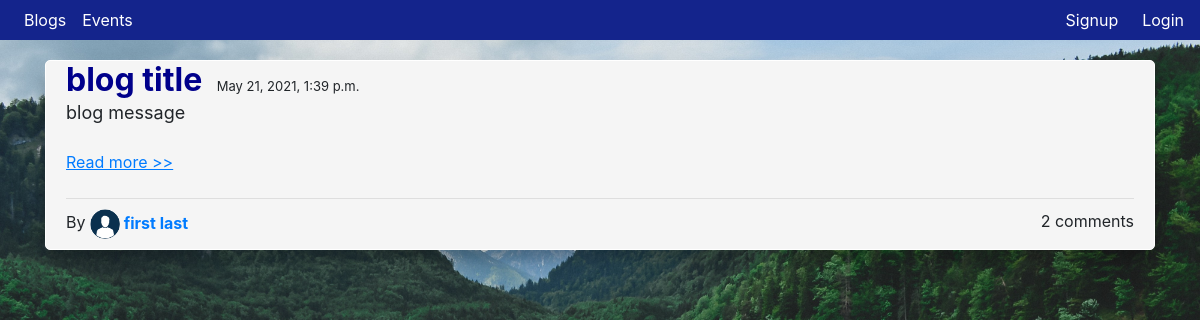
The app's page /app/ with its own data.
### app/models.py (models this page shows)
class blog_post(models.Model):
    title = models.CharField(max_length=64)
    content = models.CharField(max_length=1024)
    aurthor = models.ForeignKey(User, on_delete=models.CASCADE)
    time = models.DateTimeField(auto_now_add=True)

class comments(models.Model):
    blog = models.ForeignKey(blog_post, on_delete=models.CASCADE)
    aurthor = models.ForeignKey(User, on_delete=models.CASCADE)
    time = models.DateTimeField(auto_now_add=True)
    text = models.CharField(max_length=1024)

### app/views.py (the view)
# urls.py: path(r'', views.home_view, name="home"),
def home_view(request):
    blogs = blog_post.objects.all().order_by("-pk")
    return render(request, 'app/home.html', {'blogs': blogs})

### app/templates/app/home.html (shortened to what this page needs)
{% extends 'base_layout.html' %}
{% load static %}
{% block content %}
<div class="container">
    {% for blog in blogs %}
        <div class="blog">
            <span>
				<h2 style="display: inline; margin-right:10px; font-weight: bold; color:darkblue"> {{ blog.title }}</h3>
				<span style="font-size: small;">{{ blog.time }}</span>
			</span>
            <div id="message-content">
				{{ blog.content }}
			</div>
            <br>
			<a href="{% url 'app:blog-detail' blog_id=blog.id %}"> <u> Read more >> </u> </a>
			<br>
			<br>
			<div style="border-bottom-style: solid; border-bottom-width: 1px; border-bottom-color: #dedede; margin-bottom: 10px;"></div>
			By <b>
					<a href="{% static 'default-profile.jpg' %}">
						<img class="img-float" src="{% static 'default-profile.jpg' %}" style="max-height:30px; border-radius: 50%;">
						{{ blog.aurthor.first_name }} {{ blog.aurthor.last_name }}
					</a>
				</b>
			<span style="float: right;"> {{blog.comments_set.all | length}} comments </span>
        </div>
    {% endfor %}
</div>
{% endblock %}

### assets/styles.css (style rules this page uses)
a, a:hover, a:focus { text-decoration: none; transition: all 0.3s; }
body { background: linear-gradient(90deg, rgba(19,165,195,1) 0%, rgba(22,144,179,1) 50%, rgba(19,165,195,1) 100%); }
#message-content { font-size: large; }

### records on screen
blog_post: title "blog title", time "May 21, 2021, 1:39 p.m.", content "blog message", aurthor.first_name "first", aurthor.last_name "last", comments_set.all|length "2"
